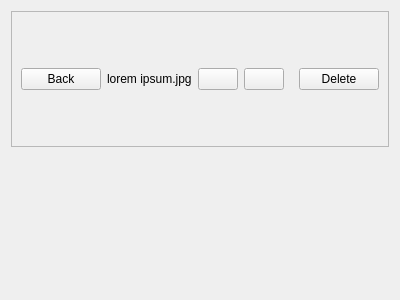
<?xml version="1.0" encoding="UTF-8"?>
<ui version="4.0">
 <class>PictureWidget</class>
 <widget class="QWidget" name="PictureWidget">
  <property name="geometry">
   <rect>
    <x>0</x>
    <y>0</y>
    <width>400</width>
    <height>300</height>
   </rect>
  </property>
  <property name="windowTitle">
   <string>Form</string>
  </property>
  <layout class="QVBoxLayout" name="verticalLayout">
   <item>
    <widget class="QFrame" name="frame">
     <property name="frameShape">
      <enum>QFrame::StyledPanel</enum>
     </property>
     <property name="frameShadow">
      <enum>QFrame::Raised</enum>
     </property>
     <layout class="QHBoxLayout" name="horizontalLayout">
      <item>
       <widget class="QPushButton" name="backButton">
        <property name="text">
         <string>Back</string>
        </property>
        <property name="icon">
         <iconset resource="res/resource.qrc">
          <normaloff>:/icons/back-to-gallery.png</normaloff>:/icons/back-to-gallery.png</iconset>
        </property>
       </widget>
      </item>
      <item>
       <widget class="QLabel" name="nameLabel">
        <property name="text">
         <string>lorem ipsum.jpg</string>
        </property>
       </widget>
      </item>
      <item>
       <widget class="QPushButton" name="previousButton">
        <property name="text">
         <string/>
        </property>
        <property name="icon">
         <iconset resource="res/resource.qrc">
          <normaloff>:/icons/photo-previous.png</normaloff>:/icons/photo-previous.png</iconset>
        </property>
       </widget>
      </item>
      <item>
       <widget class="QPushButton" name="nextButton">
        <property name="text">
         <string/>
        </property>
        <property name="icon">
         <iconset resource="res/resource.qrc">
          <normaloff>:/icons/photo-next.png</normaloff>:/icons/photo-next.png</iconset>
        </property>
       </widget>
      </item>
      <item>
       <spacer name="horizontalSpacer">
        <property name="orientation">
         <enum>Qt::Horizontal</enum>
        </property>
        <property name="sizeHint" stdset="0">
         <size>
          <width>40</width>
          <height>20</height>
         </size>
        </property>
       </spacer>
      </item>
      <item>
       <widget class="QPushButton" name="deleteButton">
        <property name="text">
         <string>Delete</string>
        </property>
        <property name="icon">
         <iconset resource="res/resource.qrc">
          <normaloff>:/icons/photo-delete.png</normaloff>:/icons/photo-delete.png</iconset>
        </property>
       </widget>
      </item>
     </layout>
    </widget>
   </item>
   <item>
    <widget class="QLabel" name="pictureLabel">
     <property name="text">
      <string/>
     </property>
    </widget>
   </item>
  </layout>
 </widget>
 <resources>
  <include location="res/resource.qrc"/>
 </resources>
 <connections/>
</ui>
